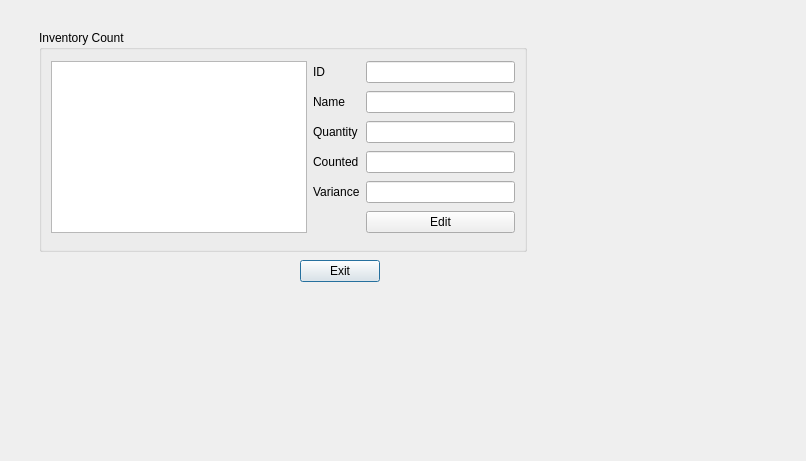
<?xml version="1.0" encoding="UTF-8"?>
<ui version="4.0">
 <class>inventory_count</class>
 <widget class="QDialog" name="inventory_count">
  <property name="geometry">
   <rect>
    <x>0</x>
    <y>0</y>
    <width>806</width>
    <height>461</height>
   </rect>
  </property>
  <property name="windowTitle">
   <string>Inventory Count</string>
  </property>
  <widget class="QPushButton" name="exit">
   <property name="geometry">
    <rect>
     <x>300</x>
     <y>260</y>
     <width>80</width>
     <height>22</height>
    </rect>
   </property>
   <property name="text">
    <string>Exit</string>
   </property>
  </widget>
  <widget class="QGroupBox" name="invCount_groupBox">
   <property name="geometry">
    <rect>
     <x>39</x>
     <y>30</y>
     <width>488</width>
     <height>222</height>
    </rect>
   </property>
   <property name="title">
    <string>Inventory Count</string>
   </property>
   <layout class="QGridLayout" name="gridLayout">
    <item row="0" column="0" rowspan="6">
     <widget class="QTableView" name="inventoryCount"/>
    </item>
    <item row="0" column="1">
     <widget class="QLabel" name="id_label">
      <property name="text">
       <string>ID</string>
      </property>
     </widget>
    </item>
    <item row="0" column="2">
     <widget class="QLineEdit" name="id_input"/>
    </item>
    <item row="1" column="1">
     <widget class="QLabel" name="name_label">
      <property name="text">
       <string>Name</string>
      </property>
     </widget>
    </item>
    <item row="1" column="2">
     <widget class="QLineEdit" name="name_input"/>
    </item>
    <item row="2" column="1">
     <widget class="QLabel" name="quantity_label">
      <property name="text">
       <string>Quantity</string>
      </property>
     </widget>
    </item>
    <item row="2" column="2">
     <widget class="QLineEdit" name="quantity_input"/>
    </item>
    <item row="3" column="1">
     <widget class="QLabel" name="count_label">
      <property name="text">
       <string>Counted</string>
      </property>
     </widget>
    </item>
    <item row="3" column="2">
     <widget class="QLineEdit" name="count_input"/>
    </item>
    <item row="4" column="1">
     <widget class="QLabel" name="variance_label">
      <property name="text">
       <string>Variance</string>
      </property>
     </widget>
    </item>
    <item row="4" column="2">
     <widget class="QLineEdit" name="variance_input"/>
    </item>
    <item row="5" column="2">
     <widget class="QPushButton" name="edit_invCount">
      <property name="text">
       <string>Edit</string>
      </property>
     </widget>
    </item>
   </layout>
  </widget>
 </widget>
 <resources/>
 <connections>
  <connection>
   <sender>exit</sender>
   <signal>clicked()</signal>
   <receiver>inventory_count</receiver>
   <slot>close()</slot>
   <hints>
    <hint type="sourcelabel">
     <x>562</x>
     <y>424</y>
    </hint>
    <hint type="destinationlabel">
     <x>449</x>
     <y>421</y>
    </hint>
   </hints>
  </connection>
 </connections>
</ui>
